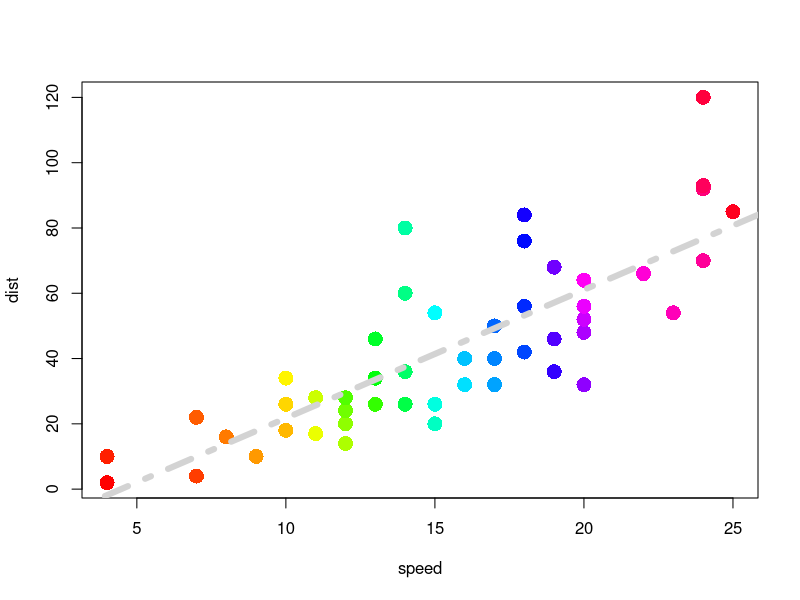
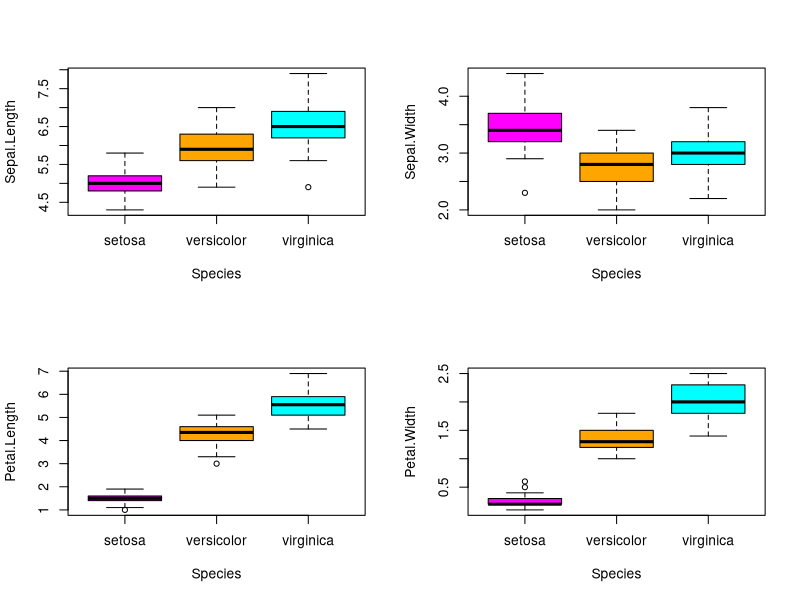

Here is the R script that generated these plots, in order:
### R code from vignette source 'tp7.Rnw'
### Encoding: UTF-8

###################################################
### code chunk number 1: tp7.Rnw:22-23
###################################################
help(cars)


###################################################
### code chunk number 2: tp7.Rnw:28-30
###################################################
res.lm <- lm(dist~speed,data=cars)
summary(res.lm)


###################################################
### code chunk number 3: tp7.Rnw:35-36
###################################################
cov(cars$dist,cars$speed)/var(cars$speed)


###################################################
### code chunk number 4: tp7.Rnw:41-44
###################################################
X <- cbind(rep(1,50),cars$speed)
Y <- cars$dist
solve(t(X)%*%X)%*%t(X)%*%Y


###################################################
### code chunk number 5: tp7.Rnw:49-51
###################################################
cor(cars$dist,cars$speed)**2
var(res.lm$fitted.values)/var(cars$dist)


###################################################
### code chunk number 6: tp7.Rnw:57-59
###################################################
plot(cars,pch=16,cex=2,col=rainbow(50))
abline(res.lm,lty=4,lwd=6,col="lightgrey")


###################################################
### code chunk number 7: tp7.Rnw:69-70
###################################################
help(swiss)


###################################################
### code chunk number 8: tp7.Rnw:75-76
###################################################
res.lm2 <- lm(Fertility ~ ., data=swiss)


###################################################
### code chunk number 9: tp7.Rnw:80-83
###################################################
X <- as.matrix(cbind(rep(1,47),swiss[,-1]))
Y <- swiss$Fertility
solve(t(X)%*%X)%*%t(X)%*%Y


###################################################
### code chunk number 10: tp7.Rnw:88-90
###################################################
select.res.lm2 <- step(res.lm2)
summary(select.res.lm2)


###################################################
### code chunk number 11: tp7.Rnw:104-110
###################################################
par(mfrow=c(2,2))
boxplot(Sepal.Length~Species,data=iris,col=c("magenta","orange","cyan"))
boxplot(Sepal.Width~Species,data=iris,col=c("magenta","orange","cyan"))
boxplot(Petal.Length~Species,data=iris,col=c("magenta","orange","cyan"))
boxplot(Petal.Width~Species,data=iris,col=c("magenta","orange","cyan"))
par(mfrow=c(1,1))


###################################################
### code chunk number 12: tp7.Rnw:117-118
###################################################
summary(aov(lm(Sepal.Length~Species,data=iris)))


###################################################
### code chunk number 13: tp7.Rnw:121-124
###################################################
summary(aov(lm(Sepal.Width~Species,data=iris)))
summary(aov(lm(Petal.Length~Species,data=iris)))
summary(aov(lm(Petal.Width~Species,data=iris)))


